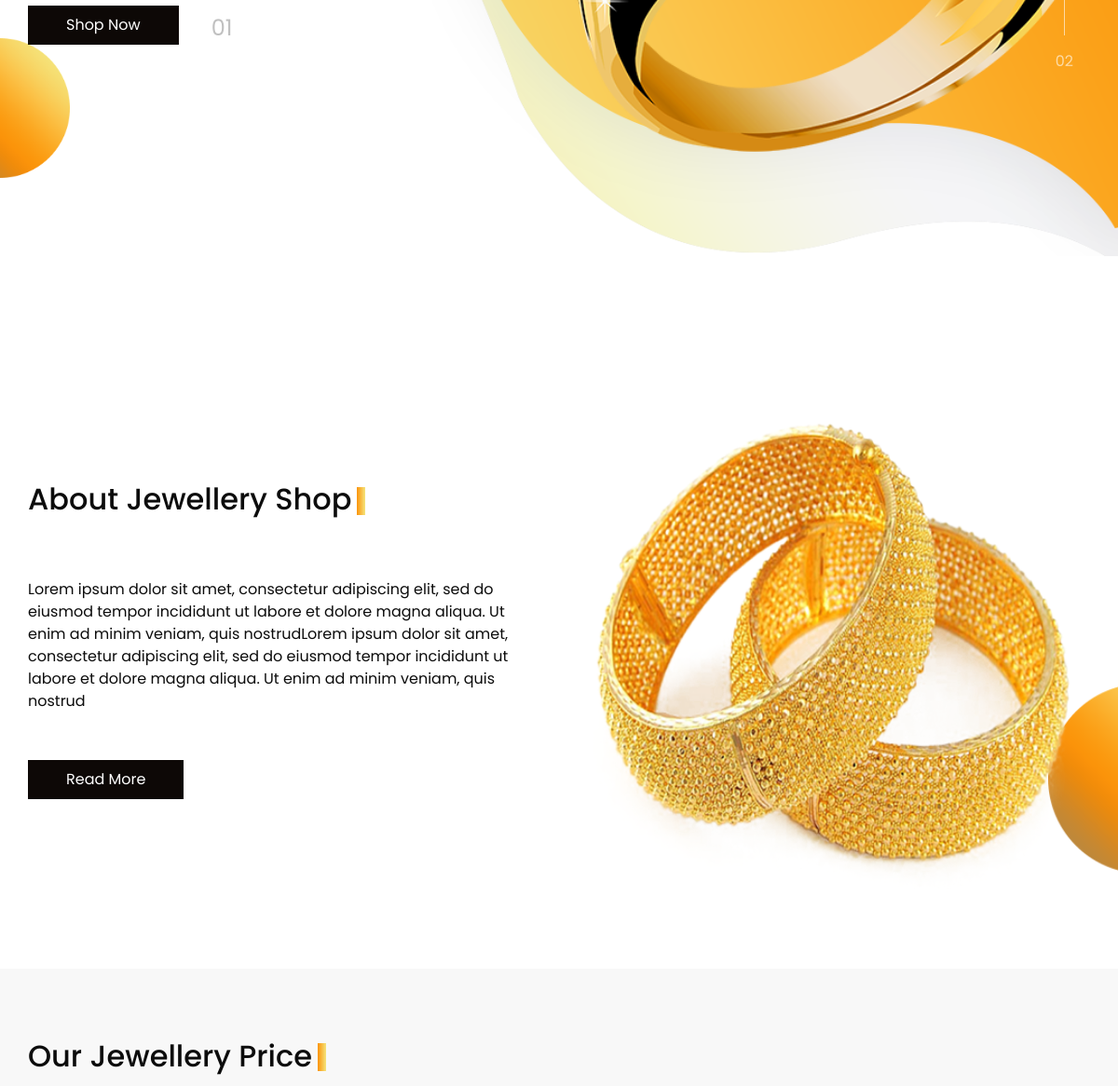
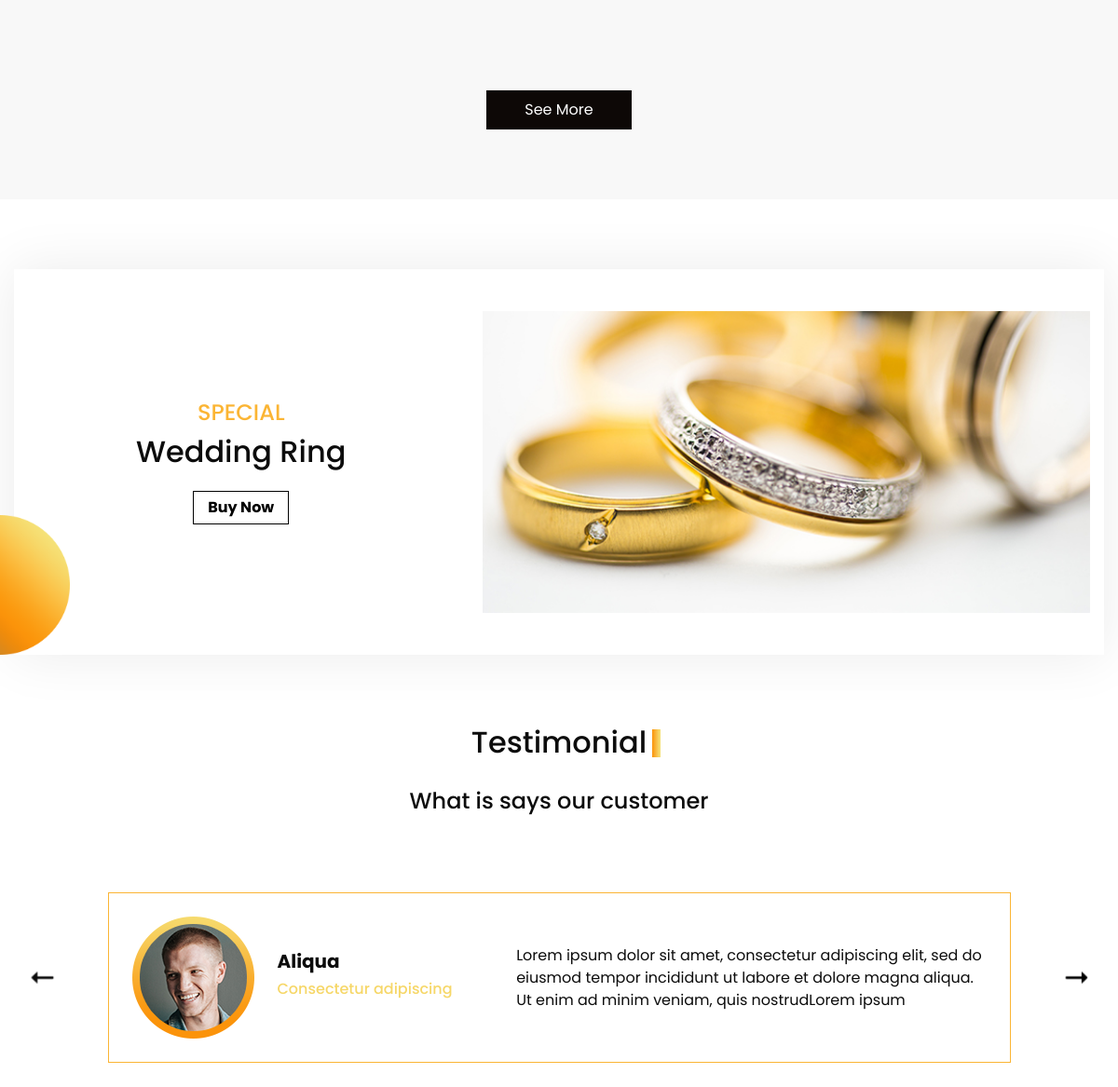
Before: /includes/user/index.php (signed in, middle part) with the older database file (2 pictures, top to bottom).
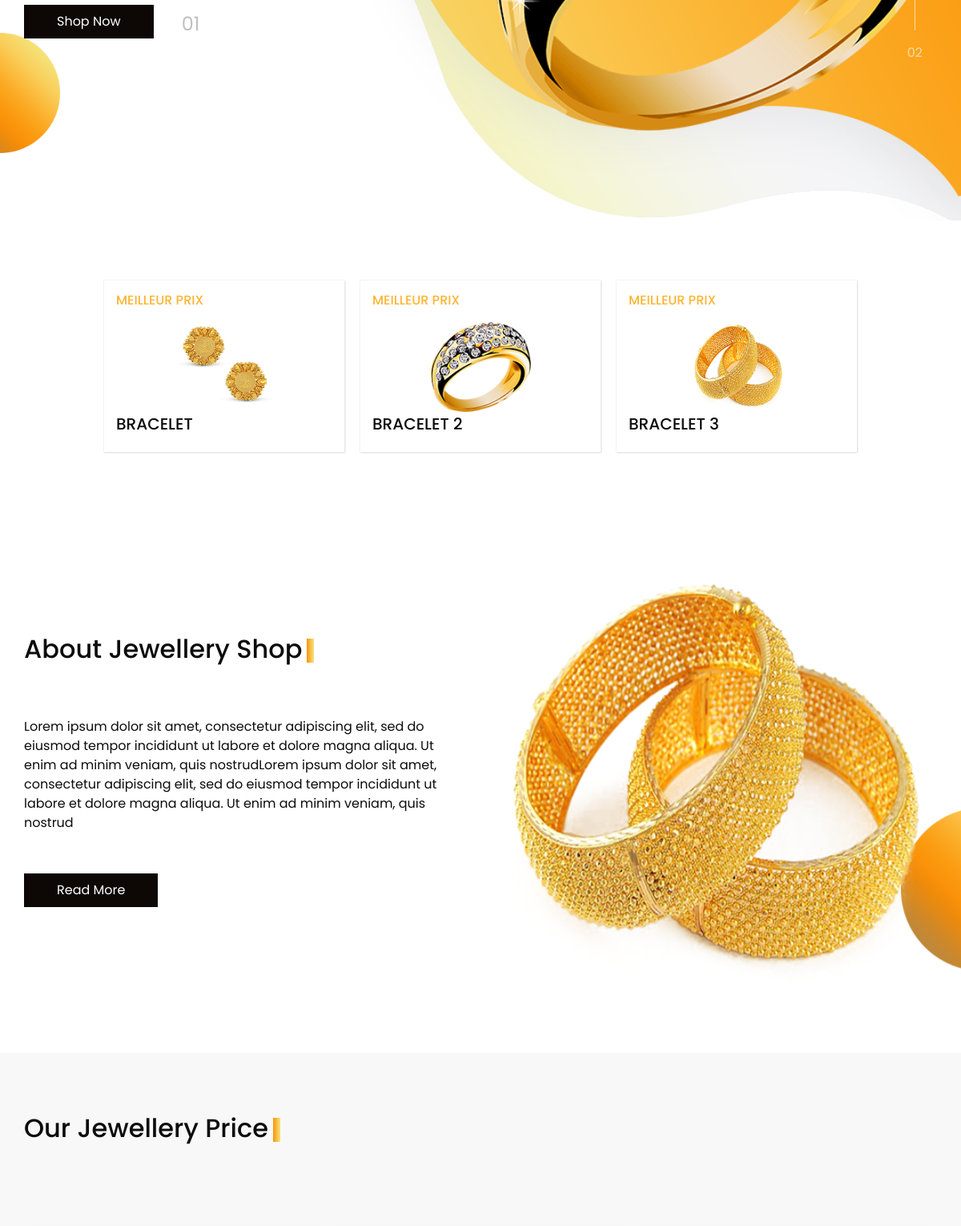
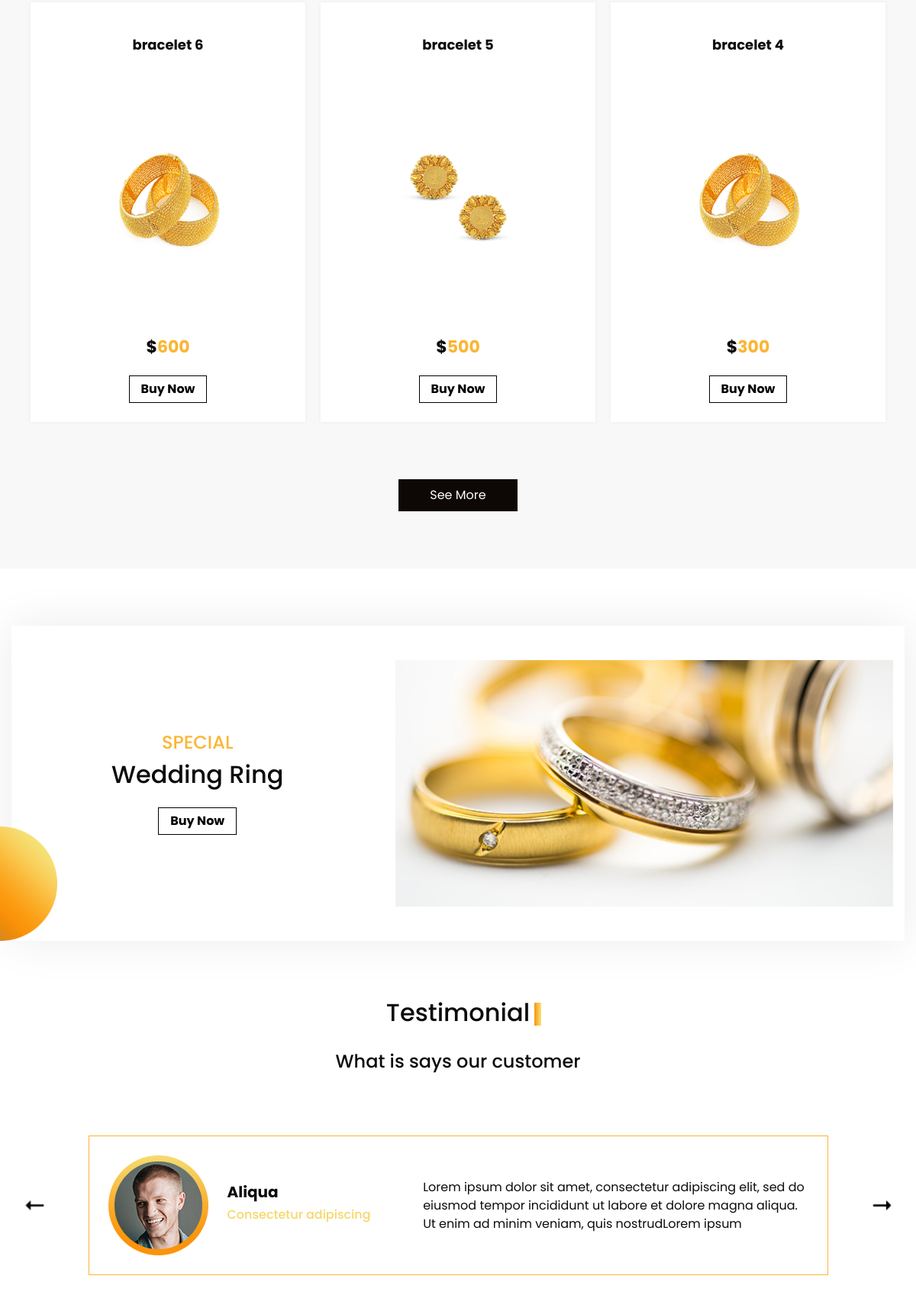
After: the same page with the newer database file (2 pictures, top to bottom).
### tables this page shows
CREATE TABLE `produit` (
  `id_produit` int(11) NOT NULL,
  `nom_prod` varchar(25) NOT NULL,
  `prix` int(11) NOT NULL,
  `description` longtext NOT NULL,
  `image` varchar(50) NOT NULL,
  `quantité_stock` int(11) NOT NULL,
  `rate` int(11) NOT NULL,
  `nbr_vendre` int(11) NOT NULL,
  `id_cat` int(11) NOT NULL
);

### includes/classes/database.php (called while the page is built)
<?php
class database{
    private $servername = "localhost";
    private $username = "root";
    private $password = "";
    private $dbname = "bijouterie";
    public function openConnection(){
        try {
            $conn = new PDO("mysql:host=$this->servername;dbname=$this->dbname", $this->username, $this->password);
            $conn->setAttribute(PDO::ATTR_ERRMODE, PDO::ERRMODE_EXCEPTION);
            return $conn;
        }catch(PDOException $e) {
            echo "Connection failed: " . $e->getMessage();
        }
    }
}
?>

### includes/user/index.php (the view, shortened to what the changed rows need)
<?php
require_once 'header_user.php';
 ?>
<body>
  <div class="item_section layout_padding2">
    <div class="container">
      <div class="item_container">
      <?php
        $db=new database();
        $stmt=$db->openConnection()->query("SELECT `id_produit`, `nom_prod`, `image` FROM `produit` ORDER BY prix LIMIT 3");
        while ($row = $stmt->fetch()){
          echo '
          <div class="box" num="'.$row['id_produit'].'">
          <div class="price">
            <h6>
              Meilleur prix
            </h6>
          </div>
          <div class="img-box">
            <img src="../../assets/images/'.$row['image'].'" alt="bijoux">
          </div>
          <div class="name">
            <h5>'.$row['nom_prod'].'</h5>
          </div>
         </div> ';
      }
      ?>
      </div>
    </div>
  </div>
  <section class="about_section layout_padding2-top layout_padding-bottom">
    <div class="container">
      <div class="row">
        <div class="col-md-6">
          <div class="detail-box">
            <div class="heading_container">
              <h2>
                About Jewellery Shop
              </h2>
            </div>
          </div>
        </div>
      </div>
    </div>
  </section>
  <section class="price_section layout_padding">
    <div class="container">
      <div class="heading_container">
        <h2>
          Our Jewellery Price
        </h2>
      </div>
      <div class="price_container">
      <?php
        $db=new database();
        $stmt=$db->openConnection()->query("SELECT `id_produit`, `nom_prod`,`prix`, `image` FROM `produit` ORDER BY prix desc LIMIT 3");
        while ($row = $stmt->fetch()){
          echo '
          <div class="box" num="'.$row['id_produit'].'">
          <div class="name">
            <h6>
              '.$row['nom_prod'].'
            </h6>
          </div>
          <div class="img-box">
            <img src="../../assets/images/'.$row['image'].'" alt="prod '.$row['id_produit'].'">
          </div>
          <div class="detail-box">
            <h5>
              $<span>'.$row['prix'].'</span>
            </h5>
            <a href="">
              Buy Now
            </a>
          </div>
        </div>';
      }
      ?>
      </div>
    </div>
  </section>
  <section class="ring_section layout_padding">
    <div class="container">
      <div class="ring_container layout_padding2">
        <div class="row">
          <div class="col-md-5">
            <div class="detail-box">
              <h2>
                Wedding Ring
              </h2>
            </div>
          </div>
        </div>
      </div>
    </div>
  </section>
  <section class="client_section">
    <div class="container">
      <div class="heading_container">
        <h2>
          Testimonial
        </h2>
      </div>
    </div>
  </section>
</body>
</html>

Changed rows visible on the page:
added produit: image (picture), nom_prod "BRACELET"
added produit: image (picture), nom_prod "BRACELET 2"
added produit: image (picture), nom_prod "BRACELET 3"
added produit: nom_prod "bracelet 6", image (picture), prix "600", shown under "Our Jewellery Price"
added produit: nom_prod "bracelet 5", image (picture), prix "500", shown under "Our Jewellery Price"
added produit: nom_prod "bracelet 4", image (picture), prix "300", shown under "Our Jewellery Price"
